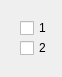
<?xml version="1.0" encoding="UTF-8"?>
<ui version="4.0">
 <class>testparamset</class>
 <widget class="QDialog" name="testparamset">
  <property name="geometry">
   <rect>
    <x>0</x>
    <y>0</y>
    <width>62</width>
    <height>77</height>
   </rect>
  </property>
  <property name="windowTitle">
   <string>test</string>
  </property>
  <widget class="QCheckBox" name="do1">
   <property name="geometry">
    <rect>
     <x>20</x>
     <y>20</y>
     <width>31</width>
     <height>16</height>
    </rect>
   </property>
   <property name="text">
    <string>1</string>
   </property>
   <property name="checked">
    <bool>false</bool>
   </property>
  </widget>
  <widget class="QCheckBox" name="do2">
   <property name="geometry">
    <rect>
     <x>20</x>
     <y>40</y>
     <width>31</width>
     <height>16</height>
    </rect>
   </property>
   <property name="text">
    <string>2</string>
   </property>
  </widget>
  <widget class="QLabel" name="label_11">
   <property name="geometry">
    <rect>
     <x>340</x>
     <y>200</y>
     <width>54</width>
     <height>12</height>
    </rect>
   </property>
   <property name="text">
    <string/>
   </property>
  </widget>
 </widget>
 <resources/>
 <connections/>
</ui>
